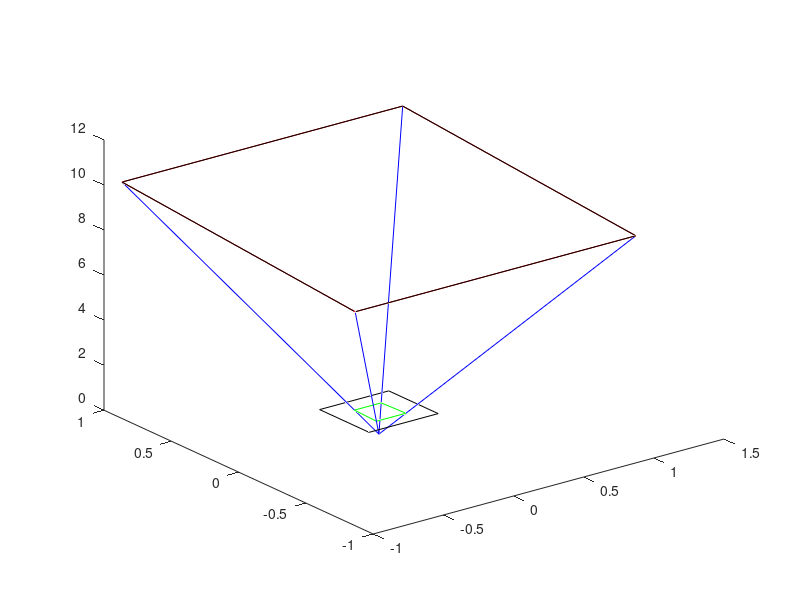
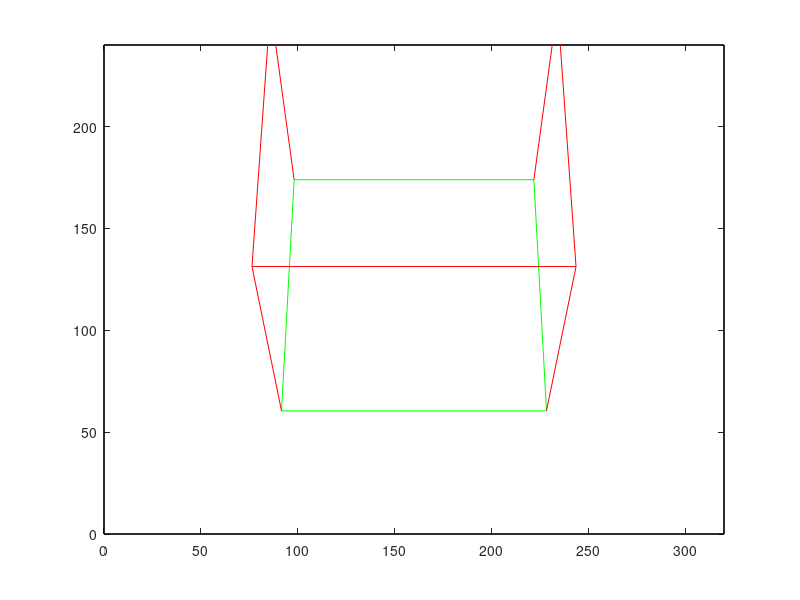

The MATLAB script that drew these images, in order:
clear;

%% condition %%%%%%%%%%%%%%%%%%%%%%%%%%%%%%%%%%%%%%%%%%%%%%%%%%%%%%%%%%%%%%%%%%%%%%


%% 2d code
codeSize = 2;

%% imac setting
%% camera parameter
fx = 649.590771179639773;
fy = 653.240978126455161;
imageSize = [320 240];

%% rotation and positin of 2d code
degx = pi / 6;
degy = pi;
degz = 0;pi / 20;
tx = 0;
ty = 0;
tz = 10;

%% calculation %%%%%%%%%%%%%%%%%%%%%%%%%%%%%%%%%%%%%%%%%%%%%%%%%%%%%%%%%%%%%%%%%%%%%%

%% XYZ real world points
x_original = [-1 1 0;1 1 0;1 -1 0;-1 -1 0]' * codeSize * 0.5;
x_original = cat(1, x_original, [1 1 1 1]);

%% make p matrix
rx = [1 0 0; 0 cos(degx) -sin(degx);0 sin(degx) cos(degx)];
ry = [cos(degy) 0 sin(degy); 0 1 0;-sin(degy) 0 cos(degy)];
rz = [cos(degz) -sin(degz) 0;sin(degz) cos(degz) 0;0 0 1];
rotation = rx * ry * rz;
t = [tx ty tz]';
p = cat(1, cat(2, rotation, t), [0 0 0 1]);

%% make camera parameter matrix
k(1,:) = [fx, 0, 0, 0];
k(2,:) = [0, fy, 0, 0];
k(3,:) = [0, 0, 1, 0];

%% image
x_world = p * x_original;
temp = k * x_world;
x_image = temp(1:2,:) ./ repmat(temp(3,:), 2, 1);

%% estimation p matrix using correspoding points
homography = zeros(3, 4);

datamatrix = zeros(8, 8);
datavector = zeros(8, 1);

x_image_normalize(1,:) = x_image(1,:) / fx;    %% normalize image coordinate with f value
x_image_normalize(2,:) = x_image(2,:) / fy;

%% get homography matrix
for i=0:3
    X = x_original(1, i+1);
    Y = x_original(2, i+1);
    x = x_image_normalize(1, i+1);
    y = x_image_normalize(2, i+1);
    datamatrix(i*2+1,:) = [X Y 1 0 0 0 -x*X -x*Y];
    datamatrix(i*2+2,:) = [0 0 0 X Y 1 -y*X -y*Y];
    datavector(i*2+1,:) = x;
    datavector(i*2+2,:) = y;
end

temp = inv(datamatrix) * datavector;
homography(1,:) = [temp(1) temp(2) 0 temp(3)];
homography(2,:) = [temp(4) temp(5) 0 temp(6)];
homography(3,:) = [temp(7) temp(8) 1 1];

%% estimate p matrix from homography matrix
estimated_p = zeros(4, 4);
estimated_p(1,:) = [temp(1) temp(2) 0 temp(3)];
estimated_p(2,:) = [temp(4) temp(5) 0 temp(6)];
estimated_p(3,:) = [temp(7) temp(8) 0 1];
estimated_p(4,:) = [0 0 0 1];
estimated_p(1:3,3) = cross(estimated_p(1:3,1), estimated_p(1:3,2));
estimated_p(:,1:3) = estimated_p(:,1:3) ./ repmat(sqrt(sum(estimated_p(:,1:3).*estimated_p(:,1:3), 1)), 4, 1);

%% estimate real distance between code and camera
x1 = cat(1, x_image_normalize(1:2,1), [1])
x3 = cat(1, x_image_normalize(1:2,3), [1])
ez = estimated_p(1:3,3);

v = (x3' * ez )/ (x1' * ez) * x1 - x3
length = sqrt(sum(v .* v, 1))

s3 = codeSize * sqrt(2) / length;
s1 = (x3' * ez )/ (x1' * ez) * s3;

estimated_p(1:3,4) = s1 * 0.5 * x1 + s3 * 0.5 * x3;

p = estimated_p(1:3,4);

p' * ez

%% rendering Real world %%%%%%%%%%%%%%%%%%%%%%%%%%%%%%%%%%%%%%%%%%%%%%%%%%%%%%%%%%%%%%%%%%%%%%
figure(1);
temp = cat(2, x_world, x_world(:,1));
plot3(temp(1,:), temp(2,:), temp(3,:), 'r-');

hold on;

%% rendering projected points
temp = cat(1, cat(2, x_image_normalize, x_image_normalize(:,1)), [1 1 1 1 1]);
plot3(temp(1,:), temp(2,:), temp(3,:), 'g-');

%% rendering projecting ray
for i=1:4
    plot3([0 x_world(1,i)], [0 x_world(2,i)], [0 x_world(3,i)], 'b-');
end

%% project estimated points coordinate
estimated_x_world = estimated_p * x_original;
temp = cat(2, estimated_x_world, estimated_x_world(:,1));
plot3(temp(1,:), temp(2,:), temp(3,:), 'k-');

temp = [-imageSize(1)/2 imageSize(2)/2; imageSize(1)/2 imageSize(2)/2; imageSize(1)/2 -imageSize(2)/2; -imageSize(1)/2 -imageSize(2)/2; -imageSize(1)/2 imageSize(2)/2]';
temp(1,:) = temp(1,:) / fx;
temp(2,:) = temp(2,:) / fy;
temp = cat(1, temp, [1 1 1 1 1])
plot3(temp(1,:), temp(2,:), temp(3,:), 'k-');

hold off;

%% rendering 2d image %%%%%%%%%%%%%%%%%%%%%%%%%%%%%%%%%%%%%%%%%%%%%%%%%%%%%%%%%%%%%%%%%%%%%%
figure(2);
temp = cat(2, x_image, x_image(:,1));
temp(1,:) = temp(1,:) + imageSize(1)/2;
temp(2,:) = temp(2,:) + imageSize(2)/2;
plot(temp(1,:), temp(2,:), 'g-');

hold on;
rectangle('Position',[0,0,imageSize(1), imageSize(2)], 'LineWidth',1,'LineStyle','-')
xlim([0 320]);
ylim([0 240]);

% render virtual object on 2d code
x_3d = [-1 1 0;1 1 0;1 -1 0;-1 -1 0;-1 1 0]' * codeSize * 0.5;
x_3d(3,:) = codeSize;
x_3d = cat(1, x_3d, [1 1 1 1 1]);


temp = k * estimated_p * x_3d;
x_3d_image = temp(1:2,:) ./ repmat(temp(3,:), 2, 1);


x_3d_image(1,:) = x_3d_image(1,:) + imageSize(1)/2;
x_3d_image(2,:) = x_3d_image(2,:) + imageSize(2)/2;

temp = cat(2, x_image, x_image(:,1));
temp(1,:) = temp(1,:) + imageSize(1)/2;
temp(2,:) = temp(2,:) + imageSize(2)/2;

plot(x_3d_image(1,:), x_3d_image(2,:), 'r-');

for i=1:4
plot([x_3d_image(1,i), temp(1,i)], [x_3d_image(2,i), temp(2,i)], 'r-');
end

hold off;